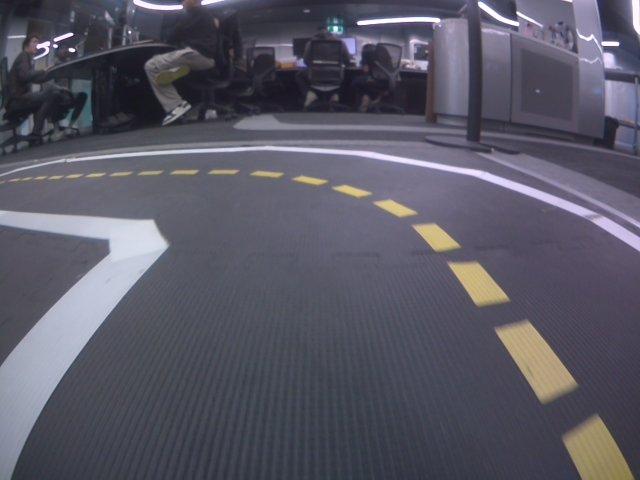
#> input picture packages/my_lane_detector/src/Raw Camera Image_screenshot_07.05.2025.png, 640 x 480 px
$ python canny_experiment_3.py
#> lines starting #> are read from the running program, lines starting #| are printed output that depends on the picture
import cv2
import os
import sys

# --- Configuration ---
image_filename = 'Raw Camera Image_screenshot_07.05.2025.png' # Ensure this matches your filename
image_path = image_filename

# Define your Canny thresholds for Experiment 3
low_threshold = 120
high_threshold = 240 # Example: Another 1:2 ratio, but higher overall

# ----------------------

# Check if the image file exists
if not os.path.exists(image_path):
    print(f"Error: Image file not found at {image_path}")
    print(f"Please make sure '{image_filename}' is in the same directory as the script.")
    sys.exit(1)

img = cv2.imread(image_path, cv2.IMREAD_GRAYSCALE)
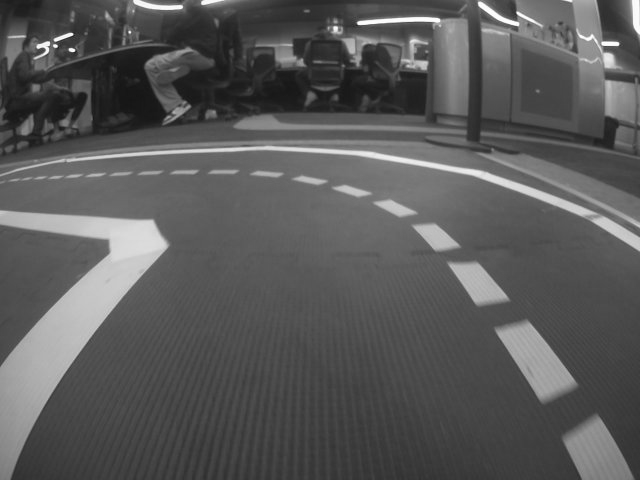
#> img: shape (480, 640); min 21, max 255, mean 89.6

if img is None:
    print(f"Error: Could not load image from {image_path}")
    print("Please check if the file is a valid image.")
    sys.exit(1)


print(f"Successfully loaded image: {image_path}")
print(f"Applying Canny with Low Threshold: {low_threshold}, High Threshold: {high_threshold}")

# Apply Canny Edge Detection
edges = cv2.Canny(img, low_threshold, high_threshold)
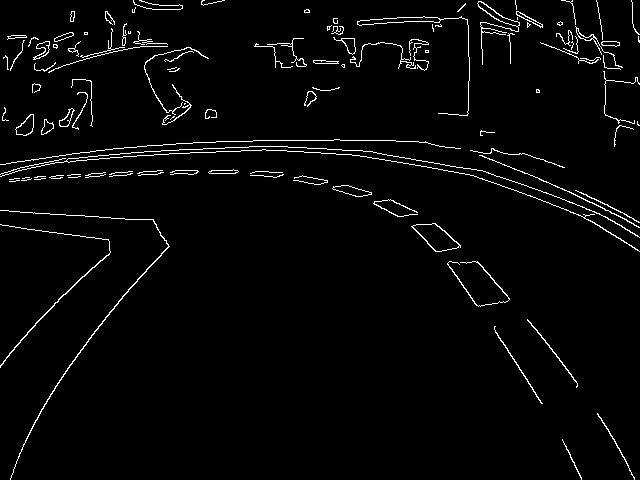
#> edges: shape (480, 640); 2.8% white in thin lines or dots

print("\nDisplaying images. Press Ctrl+C in the terminal to close the windows.")

try:
    while True:
        # Display the original and edge-detected images
        cv2.imshow("Original Image (Grayscale)", img)
        cv2.imshow(f"Canny Edges (Exp 3: Low={low_threshold}, High={high_threshold})", edges)

        if cv2.waitKey(1) & 0xFF == ord('q'): # Optional: close by pressing 'q' as well
#> (key q is pressed here)
            break

except KeyboardInterrupt:
    print("\nCtrl+C detected. Closing windows.")

finally:
    cv2.destroyAllWindows()
    print("Windows closed.")
